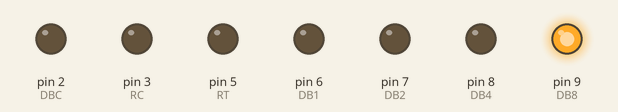
The sketch below on a simulated Arduino Uno, built with avr-gcc and run on an emulated ATmega328P. Parts: output pins drawn as LEDs (lit = HIGH).

Above: at 0.1 s.
Timing chart, 0 to 1.6 s (numbered marks = the images above):
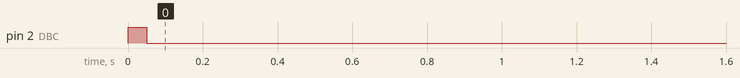

The sketch:

IC-720a.ino
```cpp
//Ic-720A to ic-735 cat control

//These are the control pins on the acc port of the ic-720
int DBC = 2;
int RC = 3;
int DV = 4;
int RT = 5;
int DB1 =  6, DB2 = 7, DB4 = 8, DB8 = 9;

void setup() {
  pinMode(DBC, OUTPUT);
  pinMode(RC, OUTPUT);
  pinMode(DV, INPUT);
  pinMode(RT, OUTPUT);
  pinMode(DB1, OUTPUT);
  pinMode(DB2, OUTPUT);
  pinMode(DB4, OUTPUT);
  pinMode(DB8, OUTPUT);
  addrSequence();
  /*delay(10);
  setVFO('b');
  delay(10);
  setData(1111);  */
}


void setData(int data) {
  //Set the data lines according to a 4bit binary input

  String dataStr = String(data);    //Make "data" into a String so we can iterate through the digits
  digitalWrite(DB8, dataStr.charAt(0));
  digitalWrite(DB4, dataStr.charAt(1));
  digitalWrite(DB2, dataStr.charAt(2));
  digitalWrite(DB1, dataStr.charAt(3));
}


void addrSequence() {
  //This addresses the IC-720a to initiate communication

  digitalWrite(DBC, HIGH);
  delay(50);
  digitalWrite(DBC, LOW);
  delay(10);

  digitalWrite(RT, HIGH);   //Trigger the RT pulse
  setData(1110);
  delay(2);

  digitalWrite(RT, LOW);
  delay(2);
  setData(0000);
}


void triggerRadio() {
  //Pulse DBC and RT to make the radio change according to what is on the data lines
  digitalWrite(DBC, HIGH);
  digitalWrite(RT, HIGH);
  delay(1);
  digitalWrite(RT, LOW);
  delay(1);
  digitalWrite(DBC, LOW);

}


void setMode(char mode[]) {
  //Check what mode was passed and set the IC-720a to that mode
  if (strcmp(mode, "USB") == 0) {
    //Place 0000 on the data lines
    digitalWrite(DB1, LOW);
    digitalWrite(DB2, LOW);
    digitalWrite(DB4, LOW);
    digitalWrite(DB8, LOW);
    triggerRadio();
    digitalWrite(DB1, LOW);
    digitalWrite(DB2, LOW);
    digitalWrite(DB4, LOW);
    digitalWrite(DB8, LOW);
  }
  else if (strcmp(mode, "CW") == 0) {
    //Place 0110 on data lines
    digitalWrite(DB1, LOW);
    digitalWrite(DB2, HIGH);
    digitalWrite(DB4, HIGH);
    digitalWrite(DB8, LOW);
    triggerRadio();
    digitalWrite(DB1, LOW);
    digitalWrite(DB2, LOW);
    digitalWrite(DB4, LOW);
    digitalWrite(DB8, LOW);
  }
  else if (strcmp(mode, "AM") == 0) {
    //Place 1000 on the data lines
    digitalWrite(DB1, LOW);
    digitalWrite(DB2, LOW);
    digitalWrite(DB4, LOW);
    digitalWrite(DB8, HIGH);
    triggerRadio();
    digitalWrite(DB1, LOW);
    digitalWrite(DB2, LOW);
    digitalWrite(DB4, LOW);
    digitalWrite(DB8, LOW);
  }
  else if (strcmp(mode, "LSB") == 0) {
    //Place 1011 on the data lines
    digitalWrite(DB1, HIGH);
    digitalWrite(DB2, HIGH);
    digitalWrite(DB4, LOW);
    digitalWrite(DB8, HIGH);
    triggerRadio();
    digitalWrite(DB1, LOW);
    digitalWrite(DB2, LOW);
    digitalWrite(DB4, LOW);
    digitalWrite(DB8, LOW);
  }
  else if (strcmp(mode, "RTTY") == 0) {
    //place 1100 on the data lines
    digitalWrite(DB1, LOW);
    digitalWrite(DB2, LOW);
    digitalWrite(DB4, HIGH);
    digitalWrite(DB8, HIGH);
    triggerRadio();
    digitalWrite(DB1, LOW);
    digitalWrite(DB2, LOW);
    digitalWrite(DB4, LOW);
    digitalWrite(DB8, LOW);
  }
}


void setVFO(char VFO){
  //Set VFO to either A or B

  switch (VFO){
    case 'a':
      //Set data lines to 1010
      digitalWrite(DB1, LOW);
      digitalWrite(DB2, HIGH);
      digitalWrite(DB4, LOW);
      digitalWrite(DB8, HIGH);
      triggerRadio();
      digitalWrite(DB1, LOW);
      digitalWrite(DB2, LOW);
      digitalWrite(DB4, LOW);
      digitalWrite(DB8, LOW);
      break;
    case 'b':
      //Set data lines to 1011
      digitalWrite(DB1, HIGH);
      digitalWrite(DB2, HIGH);
      digitalWrite(DB4, LOW);
      digitalWrite(DB8, HIGH);
      triggerRadio();
      digitalWrite(DB1, LOW);
      digitalWrite(DB2, LOW);
      digitalWrite(DB4, LOW);
      digitalWrite(DB8, LOW);
      break;
  }

}


void loop() {

}
```
